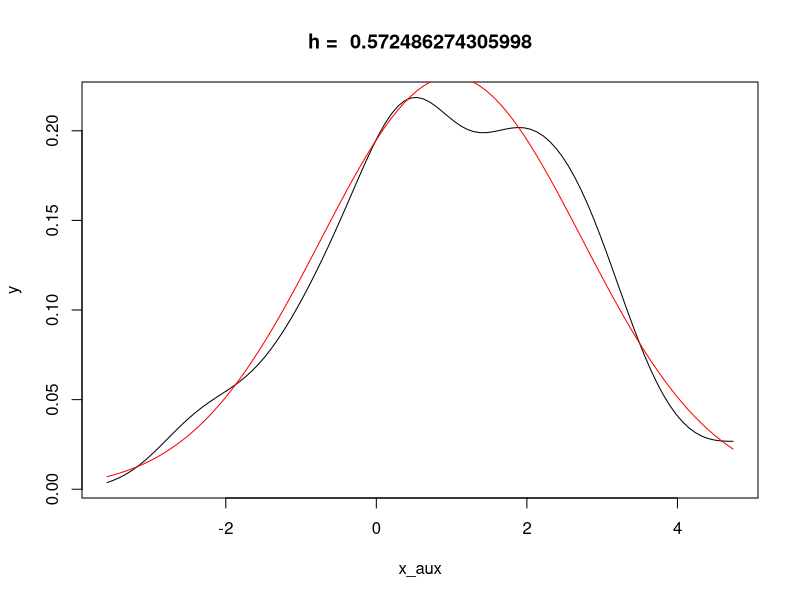
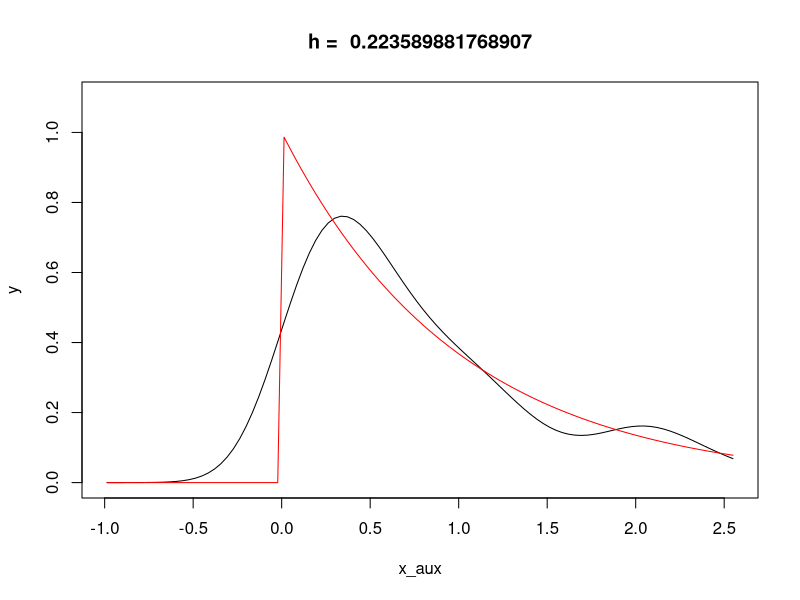
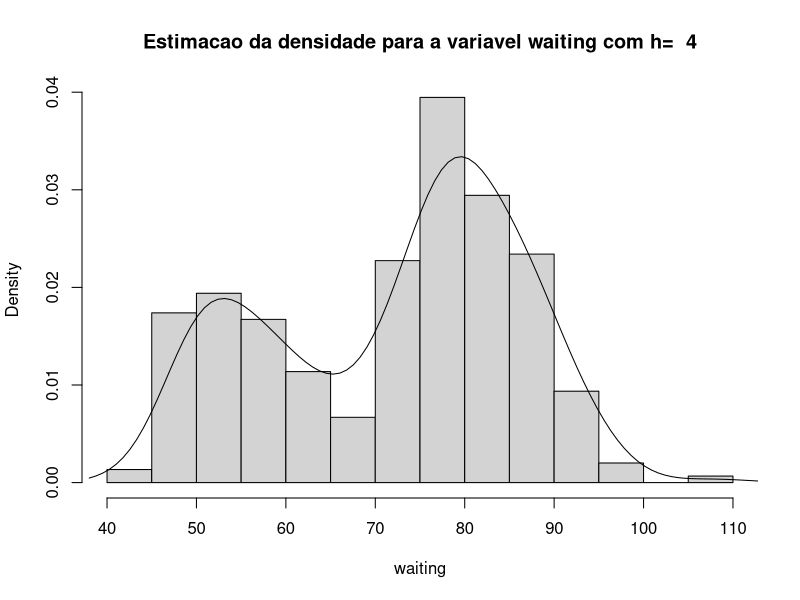
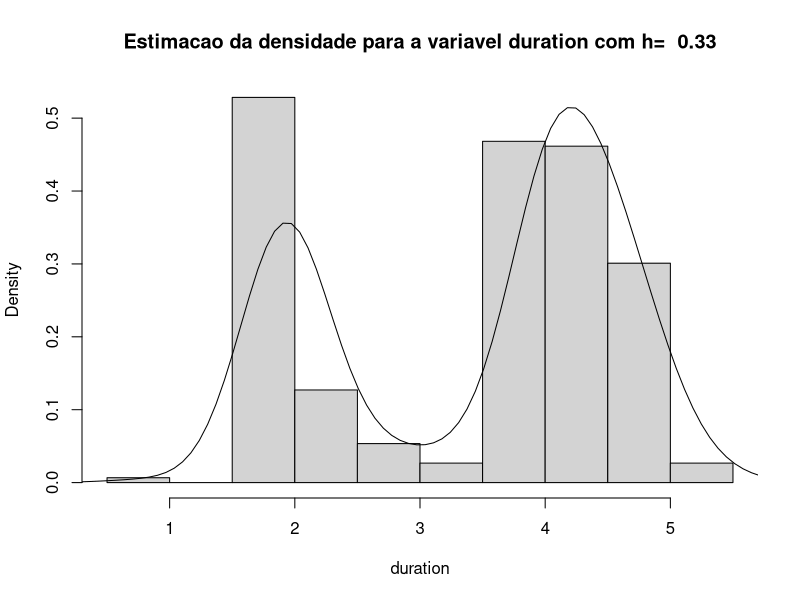
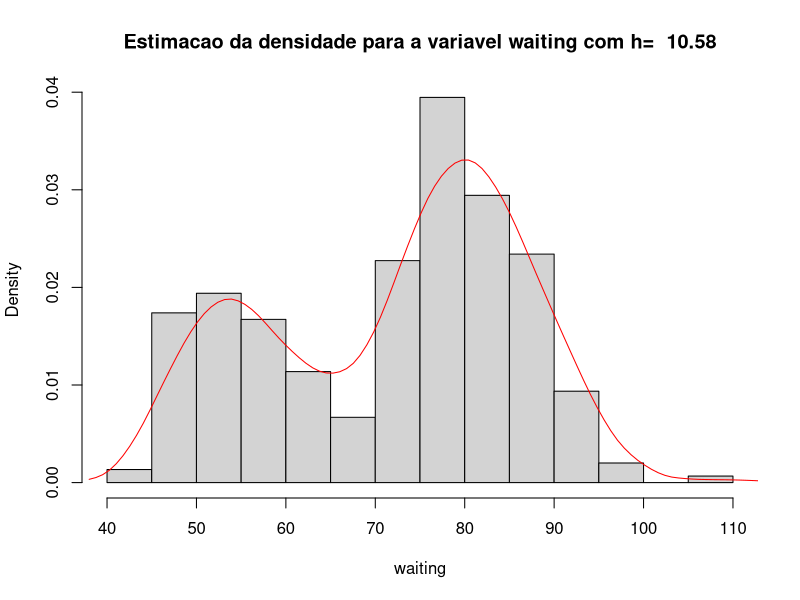
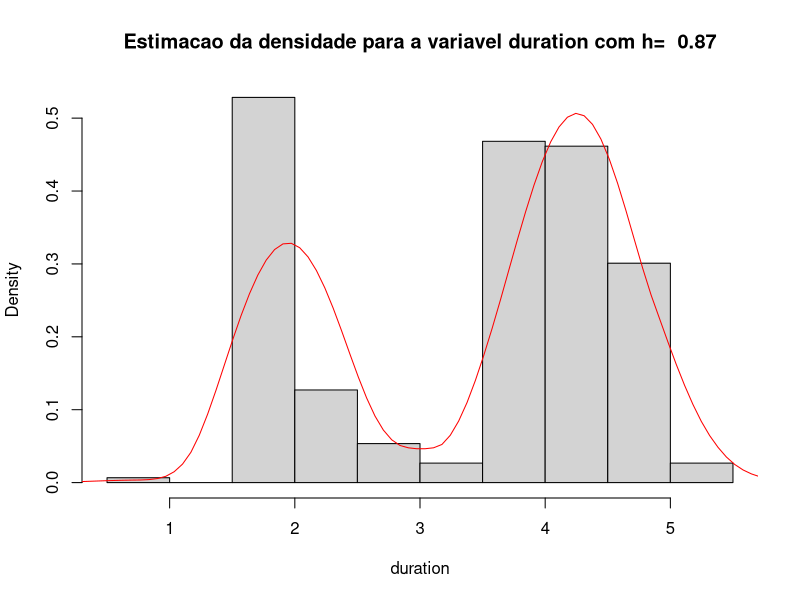

Write the R code that produced these figures, in order.
## ---- chunk 1
library(magrittr)
library(purrr)
## ---- chunk 2
kernel_Gaussiano = function(X, h, x){
  
  n <- length(X)
  t <- (x-X)/h
  w <- (2*pi)^(-0.5)*exp(-0.5*t^2)
  f <-  (1/n)*(1/h)*sum(w)
  return(f)
}
## ---- chunk 3
set.seed(2023)

# Definindo a distribuição
n     <-  100
media <-  1
SD    <-  sqrt(3)
X     <-  rnorm(n = n, mean = media, sd = SD)

# Valores do eixo X
x_aux  <-  seq(min(X)-1, max(X)-1, length.out = 100)
y <-  numeric(100)

# definindo o valor de h
h <- 0.9*min(sd(X),IQR(X)/1.34)*n^(-1/5)
h

for(i in 1:100) y[i] <- kernel_Gaussiano(X=X, h=h, x_aux[i])
plot(x_aux, y, type="l", main = paste("h = ", h))
lines(x_aux, dnorm(x_aux, media, SD), col = "red")
## ---- chunk 4
set.seed(2023)

# Definindo a distribuição
n     <-  100
X     <-  rexp(n = n, 1)

# Valores do eixo X
x_aux  <-  seq(min(X)-1, max(X)-1, length.out = 100)
y <-  numeric(100)

# definindo o valor de h
h <- 0.9*min(sd(X),IQR(X)/1.34)*n^(-1/5)
h

for(i in 1:100) y[i] <- kernel_Gaussiano(X=X, h=h, x_aux[i])
plot(x_aux, y, type="l", main = paste("h = ", h), ylim=c(0, 1.1))
lines(x_aux, dexp(x_aux, 1), col = "red")
## ---- chunk 5
library(dplyr)
library(MASS)
waiting <- geyser$waiting
duration <- geyser$duration
n <- length(waiting)
h_w <- 0.9*min(sd(waiting), IQR(waiting)/1.35)*n^(-1/5)
h_d <- 0.9*min(sd(duration), IQR(duration)/1.35)*n^(-1/5)

cat("h_w=", h_w, "\n")
cat("h_d=", h_d, "\n")

x_aux  <-  seq(min(waiting)-5, max(waiting)+5, length.out = 100)
y <-  numeric(100)

hist(waiting, freq = F, main = paste("Estimacao da densidade para a variavel waiting com h= ", round(h_w, 2)))
for( i in 1:100) y[i] <-  kernel_Gaussiano(X=waiting, h=h_w, x_aux[i])
points(x_aux, y, type="l")


x_aux  <-  seq(min(duration)-1, max(duration)+1, length.out = 100)
y <-  numeric(100)
hist(duration, freq = F, , main = paste("Estimacao da densidade para a variavel duration com h= ", round(h_d, 2)))
for( i in 1:100) y[i] <- kernel_Gaussiano(X=duration, h=h_d, x_aux[i])
points(x_aux, y, type="l")
## ---- chunk 6
kernel_Biweight <- function(X, h, x){
  n <- length(X)
  t <- (x-X)/h
  w <- ifelse(abs(t)<1, 15*(1-t^2)^2/16, 0)
  f <- (1/n)*(1/h)*sum(w)
  return(f)
}
## ---- chunk 7
waiting <- geyser$waiting
duration <- geyser$duration
n <- length(waiting)
h_w_ <- h_w/sqrt(1/7)
h_d_ <- h_d/sqrt(1/7)

x_aux  <-  seq(min(waiting)-5, max(waiting)+5, length.out = 100)
y <-  numeric(100)

hist(waiting, freq = F, main = paste("Estimacao da densidade para a variavel waiting com h= ", round(h_w_, 2)))
for( i in 1:100) y[i] <- kernel_Biweight(X=waiting, h=h_w_, x_aux[i])
lines(x_aux, y, col="red")

x_aux  <-  seq(min(duration)-1, max(duration)+1, length.out = 100)
y <-  numeric(100)
hist(duration, freq = F, main = paste("Estimacao da densidade para a variavel duration com h= ", round(h_d_, 2)))
for( i in 1:100) y[i]  <-  kernel_Biweight(X=duration, h=h_d_, x_aux[i])
lines(x_aux, y, col="red")
